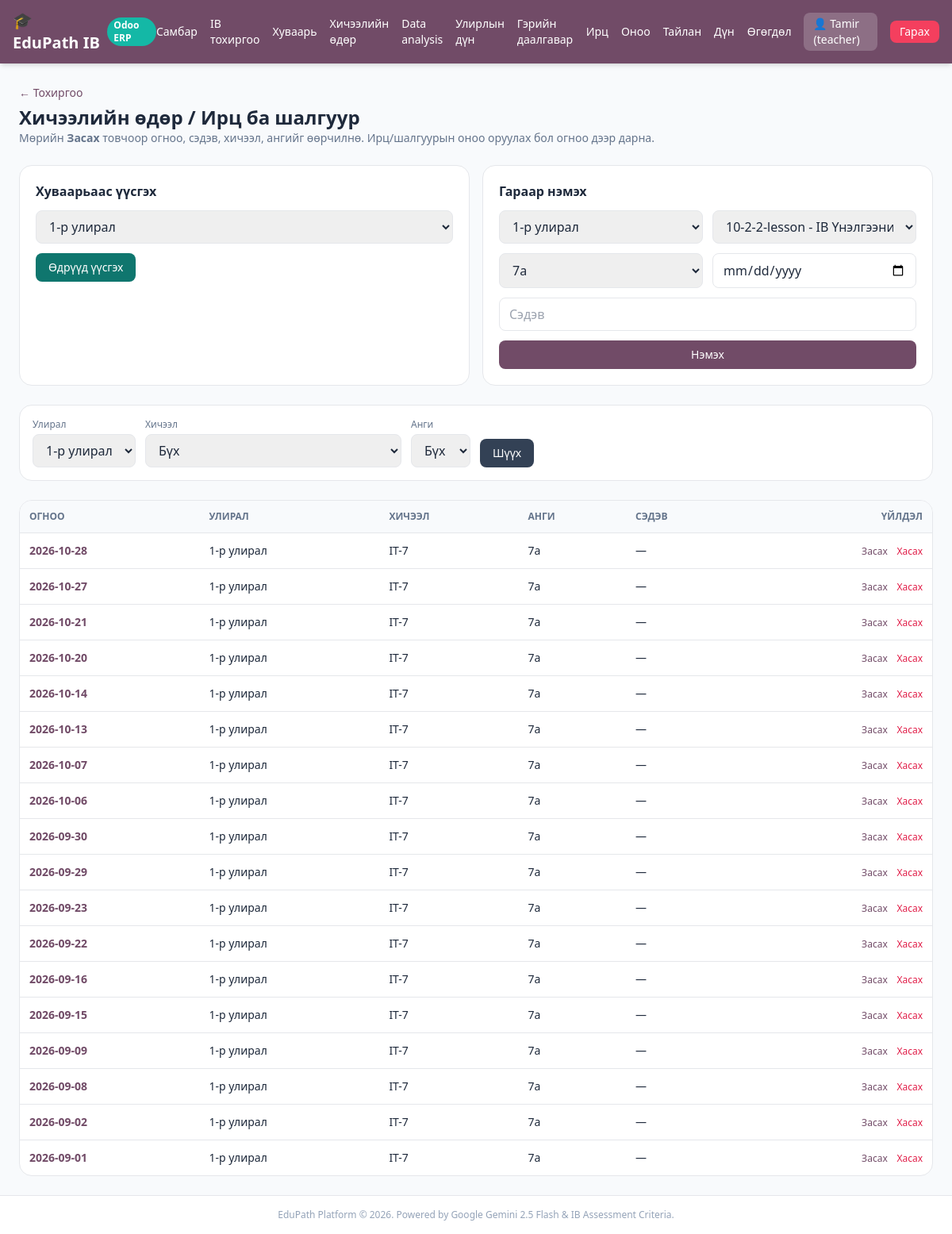
/teacher/sessions (signed in), run on the app's committed database.
### tables this page shows
CREATE TABLE users (
        id INTEGER PRIMARY KEY AUTOINCREMENT,
        username TEXT UNIQUE,
        password TEXT,
        role TEXT,
        gemini_api_key TEXT
    , deepseek_api_key TEXT, grade TEXT, name TEXT, surname TEXT, student_code TEXT, email TEXT, gender TEXT, phone TEXT, instagram TEXT, photo_path TEXT);

CREATE TABLE lesson_sessions (
        id INTEGER PRIMARY KEY AUTOINCREMENT,
        term_id INTEGER NOT NULL,
        lesson_id INTEGER NOT NULL,
        grade_id INTEGER NOT NULL,
        date TEXT NOT NULL,
        topic TEXT,
        created_by INTEGER,
        created_at INTEGER,
        UNIQUE(term_id, lesson_id, grade_id, date)
    );

CREATE TABLE academic_terms (
        id INTEGER PRIMARY KEY AUTOINCREMENT,
        name TEXT NOT NULL,
        school_year TEXT NOT NULL,
        start_date TEXT NOT NULL,
        end_date TEXT NOT NULL,
        weeks INTEGER NOT NULL DEFAULT 6,
        is_active INTEGER NOT NULL DEFAULT 1,
        created_at INTEGER
    );

CREATE TABLE lessons (
        id INTEGER PRIMARY KEY AUTOINCREMENT,
        title TEXT,
        filename TEXT,
        teacher_id INTEGER
    );

CREATE TABLE grades (
        id INTEGER PRIMARY KEY AUTOINCREMENT,
        name TEXT NOT NULL UNIQUE,
        level INTEGER NOT NULL,
        section TEXT NOT NULL,
        is_active INTEGER NOT NULL DEFAULT 1,
        created_at INTEGER
    );

### app.py (the view)
@app.get("/teacher/sessions", response_class=HTMLResponse)
def teacher_sessions_page(
    request: Request, term_id: Optional[int] = None, lesson_id: Optional[int] = None,
    grade_id: Optional[int] = None, user: dict = Depends(get_current_user),
    db: sqlite3.Connection = Depends(get_db),
):
    if not user or user["role"] != "teacher":
        return RedirectResponse("/login")
    terms = _all_terms(db)
    selected_term = term_id or next((t["id"] for t in terms if t["is_active"]), terms[0]["id"] if terms else 0)
    where, params = "s.term_id = ?", [selected_term]
    if lesson_id:
        where += " AND s.lesson_id = ?"
        params.append(lesson_id)
    if grade_id:
        where += " AND s.grade_id = ?"
        params.append(grade_id)
    sessions = [dict(r) for r in db.execute(
        f"""SELECT s.*, l.title as lesson_title, g.name as grade_name, t.name as term_name
            FROM lesson_sessions s JOIN lessons l ON l.id = s.lesson_id
            JOIN grades g ON g.id = s.grade_id JOIN academic_terms t ON t.id = s.term_id
            WHERE {where} ORDER BY s.date DESC""",
        params,
    ).fetchall()]
    return templates.TemplateResponse(
        request=request, name="teacher_sessions.html",
        context={
            "user": user, "terms": terms, "sessions": sessions,
            "lessons": [dict(r) for r in db.execute("SELECT id, title FROM lessons ORDER BY title").fetchall()],
            "grades": _all_grades(db), "selected_term": selected_term,
            "selected_lesson": lesson_id or 0, "selected_grade": grade_id or 0,
        },
    )

### templates/teacher_sessions.html (shortened to what this page needs)
{% extends "base.html" %}
{% block content %}
<div class="space-y-6">
  <div>
    <a href="/teacher/setup" class="text-sm text-[#714B67] hover:underline">&larr; Тохиргоо</a>
    <h1 class="text-2xl font-black mt-1">Хичээлийн өдөр / Ирц ба шалгуур</h1>
    <p class="text-sm text-slate-500">Мөрийн <b>Засах</b> товчоор огноо, сэдэв, хичээл, ангийг өөрчилнө. Ирц/шалгуурын оноо оруулах бол огноо дээр дарна.</p>
  </div>
  <div class="grid md:grid-cols-2 gap-4">
    <form method="POST" action="/teacher/timetable/generate" class="bg-white p-5 rounded-2xl border">
      <h2 class="font-bold mb-3">Хуваарьаас үүсгэх</h2>
      <select name="term_id" class="w-full px-3 py-2 border rounded-lg mb-3">{% for t in terms %}<option value="{{ t.id }}" {% if t.id == selected_term %}selected{% endif %}>{{ t.name }}</option>{% endfor %}</select>
      <button class="bg-teal-700 text-white px-4 py-2 rounded-lg text-sm">Өдрүүд үүсгэх</button>
    </form>
    <form method="POST" action="/teacher/sessions" class="bg-white p-5 rounded-2xl border grid grid-cols-2 gap-3">
      <h2 class="font-bold col-span-2">Гараар нэмэх</h2>
      <select name="term_id" class="px-3 py-2 border rounded-lg">{% for t in terms %}<option value="{{ t.id }}" {% if t.id == selected_term %}selected{% endif %}>{{ t.name }}</option>{% endfor %}</select>
      <select name="lesson_id" class="px-3 py-2 border rounded-lg">{% for l in lessons %}<option value="{{ l.id }}" {% if l.id == selected_lesson %}selected{% endif %}>{{ l.title }}</option>{% endfor %}</select>
      <select name="grade_id" class="px-3 py-2 border rounded-lg">{% for g in grades %}<option value="{{ g.id }}" {% if g.id == selected_grade %}selected{% endif %}>{{ g.name }}</option>{% endfor %}</select>
      <input type="date" name="date" required class="px-3 py-2 border rounded-lg">
      <input name="topic" placeholder="Сэдэв" class="px-3 py-2 border rounded-lg col-span-2">
      <button class="bg-[#714B67] text-white px-4 py-2 rounded-lg text-sm col-span-2">Нэмэх</button>
    </form>
  </div>
  <form method="GET" action="/teacher/sessions" class="bg-white p-4 rounded-2xl border flex gap-3 items-end">
    <div><label class="block text-xs text-slate-500 mb-1">Улирал</label><select name="term_id" class="px-3 py-2 border rounded-lg">{% for t in terms %}<option value="{{ t.id }}" {% if t.id == selected_term %}selected{% endif %}>{{ t.name }}</option>{% endfor %}</select></div>
    <div><label class="block text-xs text-slate-500 mb-1">Хичээл</label><select name="lesson_id" class="px-3 py-2 border rounded-lg"><option value="0">Бүх</option></select></div>
    <div><label class="block text-xs text-slate-500 mb-1">Анги</label><select name="grade_id" class="px-3 py-2 border rounded-lg"><option value="0">Бүх</option></select></div>
    <button class="bg-slate-700 text-white px-4 py-2 rounded-lg text-sm">Шүүх</button>
  </form>
  <div class="bg-white rounded-2xl border overflow-x-auto">
    <table class="w-full text-sm">
      <thead class="bg-slate-50 text-slate-500 text-xs uppercase"><tr><th class="p-3 text-left">Огноо</th><th class="p-3 text-left">Улирал</th><th class="p-3 text-left">Хичээл</th><th class="p-3 text-left">Анги</th><th class="p-3 text-left">Сэдэв</th><th class="p-3 text-right">Үйлдэл</th></tr></thead>
      <tbody>
        {% for s in sessions %}
        <tr class="border-t">
          <td class="p-3 font-semibold">
            <a href="/teacher/sessions/{{ s.id }}" class="inline-view-only text-[#714B67] hover:underline">{{ s.date }}</a>
          </td>
          <td class="p-3">
            <span class="inline-view-only">{{ s.term_name }}</span>
          </td>
          <td class="p-3">
            <span class="inline-view-only">{{ s.lesson_title }}</span>
          </td>
          <td class="p-3">
            <span class="inline-view-only">{{ s.grade_name }}</span>
          </td>
          <td class="p-3">
            <span class="inline-view-only">{{ s.topic or '—' }}</span>
          </td>
          <td class="p-3 text-right whitespace-nowrap">
            <span class="inline-view-only">
              <button type="button" onclick="editRow(this)" class="text-[#714B67] hover:underline text-xs">Засах</button>
              <form method="POST" action="/teacher/sessions/{{ s.id }}/delete" class="inline">
                <button class="text-rose-600 hover:underline text-xs ml-2">Хасах</button>
              </form>
            </span>
          </td>
        </tr>
        {% endfor %}
      </tbody>
    </table>
  </div>
</div>
{% endblock %}

### templates/base.html (shortened to what this page needs)
<!DOCTYPE html>
<html lang="mn">
<head>
  <script src="https://cdn.tailwindcss.com"></script>
</head>
<body class="bg-slate-50 text-slate-800 min-h-screen flex flex-col">
  <nav class="bg-[#714B67] text-white shadow-md">
    <div class="max-w-7xl mx-auto px-4 py-3 flex justify-between items-center">
      <a href="/" class="flex items-center space-x-2 font-bold text-xl">
        <span>🎓 EduPath IB</span>
        <span class="text-xs bg-teal-500 text-white px-2 py-0.5 rounded-full">Odoo ERP</span>
      </a>
      <div class="flex items-center space-x-4 text-sm">
        {% if user %}
          {% if user.role == 'teacher' %}
            <a href="/teacher" class="hover:underline">Самбар</a>
            <a href="/teacher/setup" class="hover:underline">IB тохиргоо</a>
            <a href="/teacher/timetable" class="hover:underline">Хуваарь</a>
            <a href="/teacher/sessions" class="hover:underline">Хичээлийн өдөр</a>
            <a href="/teacher/data-analysis" class="hover:underline">Data analysis</a>
            <a href="/teacher/term-grades" class="hover:underline">Улирлын дүн</a>
            <a href="/teacher/homework" class="hover:underline">Гэрийн даалгавар</a>
            <a href="/teacher/attendance" class="hover:underline">Ирц</a>
            <a href="/teacher/scoring" class="hover:underline">Оноо</a>
            <a href="/teacher/reports" class="hover:underline">Тайлан</a>
            <a href="/scores" class="hover:underline">Дүн</a>
            <a href="/teacher/data-transfer" class="hover:underline">Өгөгдөл</a>
          {% else %}
            <a href="/student" class="hover:underline">Самбар</a>
            <a href="/student/data-analysis" class="hover:underline">Data analysis</a>
            <a href="/student/term-grades" class="hover:underline">Улирлын дүн</a>
            <a href="/student/report" class="hover:underline">Миний тайлан</a>
          {% endif %}
          <span class="bg-white/20 px-3 py-1 rounded-lg">👤 {{ user.name or user.username }} ({{ user.role }})</span>
          <a href="/logout" class="bg-rose-500 hover:bg-rose-600 px-3 py-1 rounded-lg transition">Гарах</a>
        {% endif %}
      </div>
    </div>
  </nav>
  <main class="flex-1 max-w-7xl w-full mx-auto p-6">
    {% block content %}{% endblock %}
  </main>
  <footer class="text-center py-4 text-xs text-slate-400 border-t bg-white">
    EduPath Platform &copy; 2026. Powered by Google Gemini 2.5 Flash & IB Assessment Criteria.
  </footer>
</body>
</html>

### data on the page
users: username "Tamir", role "teacher"
lesson_sessions: date "2026-10-28", term_name "1-р улирал", lesson_title "IT-7", grade_name "7a", topic "—"
lesson_sessions: date "2026-10-27", term_name "1-р улирал", lesson_title "IT-7", grade_name "7a", topic "—"
lesson_sessions: date "2026-10-21", term_name "1-р улирал", lesson_title "IT-7", grade_name "7a", topic "—"
lesson_sessions: date "2026-10-20", term_name "1-р улирал", lesson_title "IT-7", grade_name "7a", topic "—"
lesson_sessions: date "2026-10-14", term_name "1-р улирал", lesson_title "IT-7", grade_name "7a", topic "—"
lesson_sessions: date "2026-10-13", term_name "1-р улирал", lesson_title "IT-7", grade_name "7a", topic "—"
lesson_sessions: date "2026-10-07", term_name "1-р улирал", lesson_title "IT-7", grade_name "7a", topic "—"
lesson_sessions: date "2026-10-06", term_name "1-р улирал", lesson_title "IT-7", grade_name "7a", topic "—"
lesson_sessions: date "2026-09-30", term_name "1-р улирал", lesson_title "IT-7", grade_name "7a", topic "—"
lesson_sessions: date "2026-09-29", term_name "1-р улирал", lesson_title "IT-7", grade_name "7a", topic "—"
lesson_sessions: date "2026-09-23", term_name "1-р улирал", lesson_title "IT-7", grade_name "7a", topic "—"
lesson_sessions: date "2026-09-22", term_name "1-р улирал", lesson_title "IT-7", grade_name "7a", topic "—"
lesson_sessions: date "2026-09-16", term_name "1-р улирал", lesson_title "IT-7", grade_name "7a", topic "—"
lesson_sessions: date "2026-09-15", term_name "1-р улирал", lesson_title "IT-7", grade_name "7a", topic "—"
lesson_sessions: date "2026-09-09", term_name "1-р улирал", lesson_title "IT-7", grade_name "7a", topic "—"
lesson_sessions: date "2026-09-08", term_name "1-р улирал", lesson_title "IT-7", grade_name "7a", topic "—"
lesson_sessions: date "2026-09-02", term_name "1-р улирал", lesson_title "IT-7", grade_name "7a", topic "—"
lesson_sessions: date "2026-09-01", term_name "1-р улирал", lesson_title "IT-7", grade_name "7a", topic "—"

### other printed values
form field term_id "1-р улирал"
form field lesson_id "10-2-2-lesson - IB Үнэлгээний Сорил"
form field grade_id "7a"
